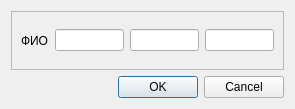
<?xml version="1.0" encoding="UTF-8"?>
<ui version="4.0">
 <class>masters_remove_window</class>
 <widget class="QDialog" name="masters_remove_window">
  <property name="geometry">
   <rect>
    <x>0</x>
    <y>0</y>
    <width>295</width>
    <height>109</height>
   </rect>
  </property>
  <property name="windowTitle">
   <string>Dialog</string>
  </property>
  <layout class="QVBoxLayout" name="verticalLayout">
   <item>
    <widget class="QFrame" name="frame">
     <property name="frameShape">
      <enum>QFrame::StyledPanel</enum>
     </property>
     <property name="frameShadow">
      <enum>QFrame::Raised</enum>
     </property>
     <layout class="QHBoxLayout" name="horizontalLayout_2">
      <item>
       <widget class="QLabel" name="label">
        <property name="text">
         <string>ФИО</string>
        </property>
       </widget>
      </item>
      <item>
       <layout class="QHBoxLayout" name="horizontalLayout">
        <item>
         <widget class="QLineEdit" name="lineEdit_fname"/>
        </item>
        <item>
         <widget class="QLineEdit" name="lineEdit_sname"/>
        </item>
        <item>
         <widget class="QLineEdit" name="lineEdit_thname"/>
        </item>
       </layout>
      </item>
     </layout>
    </widget>
   </item>
   <item>
    <widget class="QDialogButtonBox" name="buttonBox">
     <property name="orientation">
      <enum>Qt::Horizontal</enum>
     </property>
     <property name="standardButtons">
      <set>QDialogButtonBox::Cancel|QDialogButtonBox::Ok</set>
     </property>
    </widget>
   </item>
  </layout>
 </widget>
 <resources/>
 <connections>
  <connection>
   <sender>buttonBox</sender>
   <signal>accepted()</signal>
   <receiver>masters_remove_window</receiver>
   <slot>accept()</slot>
   <hints>
    <hint type="sourcelabel">
     <x>248</x>
     <y>254</y>
    </hint>
    <hint type="destinationlabel">
     <x>157</x>
     <y>274</y>
    </hint>
   </hints>
  </connection>
  <connection>
   <sender>buttonBox</sender>
   <signal>rejected()</signal>
   <receiver>masters_remove_window</receiver>
   <slot>reject()</slot>
   <hints>
    <hint type="sourcelabel">
     <x>316</x>
     <y>260</y>
    </hint>
    <hint type="destinationlabel">
     <x>286</x>
     <y>274</y>
    </hint>
   </hints>
  </connection>
 </connections>
</ui>
